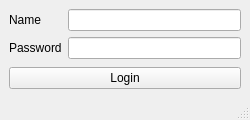
<?xml version="1.0" encoding="UTF-8"?>
<ui version="4.0">
 <class>Login</class>
 <widget class="QMainWindow" name="Login">
  <property name="geometry">
   <rect>
    <x>0</x>
    <y>0</y>
    <width>250</width>
    <height>120</height>
   </rect>
  </property>
  <property name="minimumSize">
   <size>
    <width>250</width>
    <height>120</height>
   </size>
  </property>
  <property name="maximumSize">
   <size>
    <width>250</width>
    <height>120</height>
   </size>
  </property>
  <property name="windowTitle">
   <string>Login</string>
  </property>
  <widget class="QWidget" name="centralwidget">
   <layout class="QVBoxLayout" name="verticalLayout">
    <item>
     <layout class="QFormLayout" name="formLayout">
      <item row="0" column="0">
       <widget class="QLabel" name="label">
        <property name="text">
         <string>Name</string>
        </property>
       </widget>
      </item>
      <item row="1" column="0">
       <widget class="QLabel" name="label_2">
        <property name="text">
         <string>Password</string>
        </property>
       </widget>
      </item>
      <item row="0" column="1">
       <widget class="QLineEdit" name="name"/>
      </item>
      <item row="1" column="1">
       <widget class="QLineEdit" name="password">
        <property name="echoMode">
         <enum>QLineEdit::Password</enum>
        </property>
       </widget>
      </item>
     </layout>
    </item>
    <item>
     <widget class="QPushButton" name="loginButton">
      <property name="text">
       <string>Login</string>
      </property>
     </widget>
    </item>
   </layout>
  </widget>
  <widget class="QStatusBar" name="statusBar"/>
 </widget>
 <resources/>
 <connections>
  <connection>
   <sender>name</sender>
   <signal>returnPressed()</signal>
   <receiver>password</receiver>
   <slot>setFocus()</slot>
   <hints>
    <hint type="sourcelabel">
     <x>97</x>
     <y>20</y>
    </hint>
    <hint type="destinationlabel">
     <x>102</x>
     <y>40</y>
    </hint>
   </hints>
  </connection>
  <connection>
   <sender>password</sender>
   <signal>returnPressed()</signal>
   <receiver>loginButton</receiver>
   <slot>click()</slot>
   <hints>
    <hint type="sourcelabel">
     <x>147</x>
     <y>48</y>
    </hint>
    <hint type="destinationlabel">
     <x>150</x>
     <y>74</y>
    </hint>
   </hints>
  </connection>
 </connections>
</ui>
